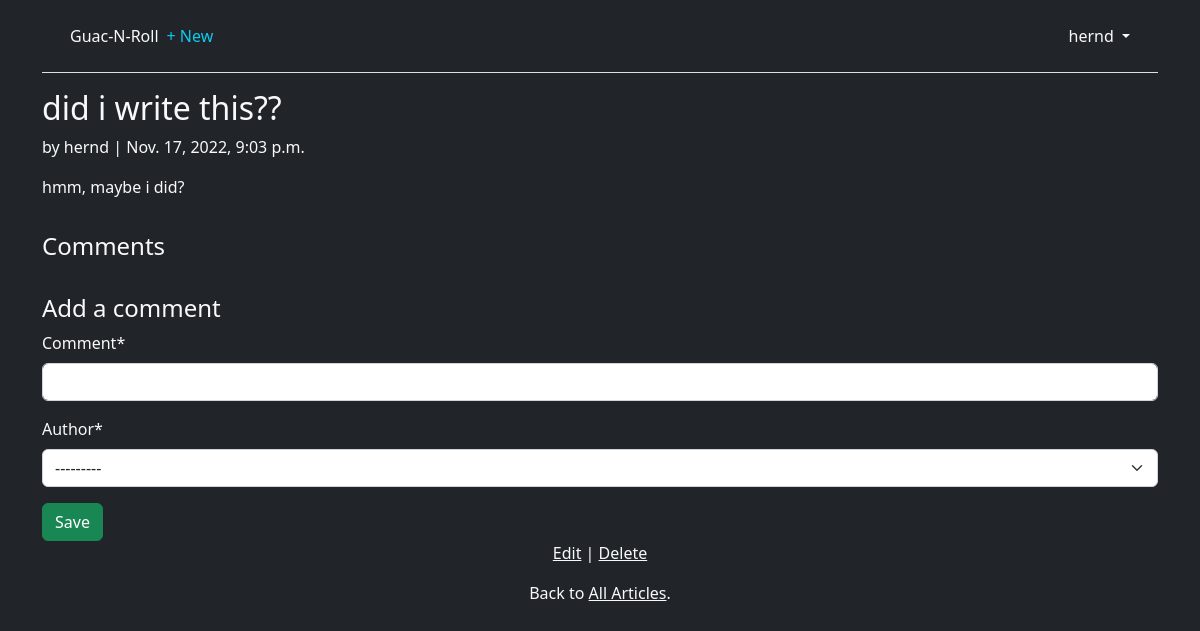
Page /articles/5/ (signed in) on the committed database.
### accounts/models.py (models this page shows)
class CustomUser(AbstractUser):
    age = models.PositiveIntegerField(null=True, blank=True)

### articles/models.py (models this page shows, shortened)
class Article(models.Model):
    title = models.CharField(max_length=255)
    body = models.TextField()
    date = models.DateTimeField(auto_now_add=True)
    author = models.ForeignKey(
        settings.AUTH_USER_MODEL,
        on_delete=models.CASCADE,
    )

### articles/views.py (the view, shortened to what this page needs)
class ArticleDetailView(LoginRequiredMixin, View): # new
    def get(self, request, *args, **kwargs):
        view = CommentGet.as_view()
        return view(request, *args, **kwargs)

### articles/forms.py
class CommentForm(forms.ModelForm):
    class Meta:
        model = Comment
        fields = ("comment", "author")

### articles/views.py (called while the page is built)
    def get_context_data(self, **kwargs):
        context = super().get_context_data(**kwargs)
        context["form"] = CommentForm()
        return context

### templates/article_detail.html (shortened to what this page needs)
{% extends "base.html" %}
{% load crispy_forms_tags %}
{% block content %}
<div class="article-entry">
    <h2 class="text-light">{{ object.title }}</h2>
    <p class="text-light">by {{ object.author }} | {{ object.date }}</p>
    <p class="text-light">{{ object.body }}</p>
</div>
<hr>
<h4 class="text-light">Comments</h4>
<hr>
<h4 class="text-light">Add a comment</h4>
    <form action="" method="post" class="text-light">{% csrf_token %}
        {{ form|crispy }}
    <button class="btn btn-success ml-2" type="submit">Save</button>
</form>
<p class="text-light text-center"><a class="link-light" href="{% url 'article_edit' article.pk %}">Edit</a> |
    <a class="link-light" href="{% url 'article_delete' article.pk %}">Delete</a></p>
<p class="text-light text-center">Back to <a class="link-light" href="{% url 'article_list' %}">All Articles</a>.</p>
{% endblock content %}

### templates/base.html (shortened to what this page needs)
<!DOCTYPE html>
<html lang="en">
<head>
    <link href="https://cdn.jsdelivr.net/npm/bootstrap@5.2.2/dist/css/bootstrap.min.css" rel="stylesheet">
</head>
    <body class="bg-dark">
        <div class="container">
            <header class="p-3 mb-3 border-bottom">
                <div class="container">
                    <div class="d-flex flex-wrap align-items-center justify-content-center justify-content-lg-start">
                        <a class="navbar-brand text-light" href="{% url 'home' %}">Guac-N-Roll</a>
                        <ul class="nav col-12 col-lg-auto me-lg-auto mb-2 justify-content-center mb-md-0">
                        {% if user.is_authenticated %}
                            <li><a href="{% url 'article_new' %}" class="nav-link px-2 link-info">+ New</a></li>
                        </ul>
                        <div class="dropdown text-end">
                            <a href="#" class="d-block link-light text-decoration-none dropdown-toggle" id="dropdownUser1" data-bs-toggle="dropdown" aria-expanded="false">
                            {{ user.username }}
                            </a>
                        </div>
                        {% else %}
                        </ul>
                        <div class="text-end">
                            <a href="{% url 'login' %}" class="btn btn-outline-primary me-2"> Log In</a>
                            <a href="{% url 'signup' %}" class="btn btn-primary">Sign Up</a>
                        </div>
                        {% endif %}
                    </div>
                </div>
            </header>
        <main>
            {% block content %}
            {% endblock content %}
        </main>
    </div>
    </body>
</html>

### rows in the picture
CustomUser: username "hernd"
Article: title "did i write this??", author "hernd", date "Nov. 17, 2022, 9:03 p.m.", body "hmm, maybe i did?"
